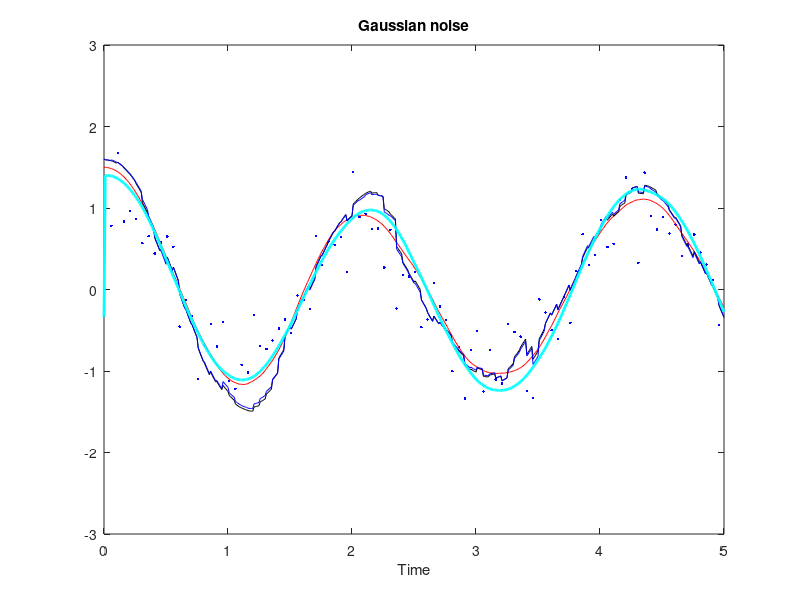

This figure's MATLAB source: (Note: this script raises an error after producing the figure.)
function pendulum_demo_PF
% Simulation and estimation of nonlinear pendulum model
% There are some differences from the textbook model (Examples 5.3,7.1,7.2):
%   1. The process noise covariance is [0,0;0,qc*Dt],
%      because I discretise the SDE using the Euler-Maruyama method.
%   2. Measurements are not made at every time step
%   3. Clutter model is a Gaussian mixture

%% Define simulation parameters

g=9.81;        % gravity acceleration constant
qc=1;          % power spectral density of white noise excitation
r=0.1;         % measurement variance
x0=[1.5;0];    % initial state (radian angle and angular velocity)
DT=0.01;       % time step size
nk=500;        % number of steps
mskip=5;       % number of time steps per measurement
noise={ makedist('Normal','sigma',sqrt(r))
    gmdistribution([0;0],cat(3,r,16/3),[0.5,0.5])};

simTitle={'Gaussian noise','Gaussian-mixture noise'};

%% Simulations with different measurement noise
for isim=1:length(noise)
    disp(['Simulation ',num2str(isim)])
    rng('default'); rng(0)      % random number generator's starting value
    
    %% Track
    T=(1:nk)*DT;   % timestamps
    X=zeros(2,nk); % preallocate
    x=x0;
    for k=1:nk
        x=x+DT*[x(2);-g*sin(x(1))]+[0;sqrt(qc*DT)*randn];
        X(:,k)=x;
    end
    
    %% Measurements
    Y=NaN(1,nk);   % preallocate using not-a-number
    for k=1:mskip:nk
        Y(k)=sin(X(1,k))+random(noise{isim});
    end
    
    %% Filter parameters
    m0 = [1.6;0];       % slightly off from x0
    P0 = 0.1*eye(2);
    Q=qc*[DT^3/3 0;0 DT];   % slightly off, nonsingular for PS
    if isim==2
        % variance of univariate gaussian mixture with zero-mean components
        R=(noise{isim}.PComponents)*(squeeze(noise{isim}.Sigma).^2);
    else
        R=var(noise{isim});
    end
    N=1000;              % number of particles
    nbs=4;              % number of PS backward simulations
    M=zeros(3,nk);      % preallocate the array of estimated angles
    
    %%  UKF
    m=m0; P=P0;
    for k=1:nk
        [m,P]=gf_predict(m,P,@pendulum_f,Q,@GaussApproxUKF);
        if ~isnan(Y(k))
            [m,P]=gf_update(m,P,Y(k),@pendulum_h,R,@GaussApproxUKF);
        end
        M(1,k)=m(1);
    end
    rmse=sqrt(mean((X(1,:)-M(1,:)).^2));
    disp(['RMS error for UKF is ' num2str(rmse)])
    
    %% Particle filter
    xx=mvnrnd(repmat(m0,1,N)',P0)';
    xpf=zeros(length(m0),N,nk+1); xpf(:,:,1)=xx;
    for k=1:nk
        xx=mvnrnd(pendulum_f(xx)',Q)';
        if ~isnan(Y(k))
            w=pdf(noise{isim},(repmat(Y(k),1,N)-pendulum_h(xx))')';
            w=w/sum(w);
            xx=xx(:,resamp(w));
        end
        xpf(:,:,k+1)=xx;
        M(2,k)=mean(xx(1,:));
    end
    rmse=sqrt(mean((X(1,:)-M(2,:)).^2));
    disp(['RMS error for PF  is ',num2str(rmse)])
    
    %% Backward-simulation particle smoother
    xs=xpf(:,randi(N,1,nbs),nk+1);
    for k=nk:-1:1
        for j=1:nbs
            w=mvnpdf(repmat(xs(:,j),1,N)',pendulum_f(xpf(:,:,k))',Q)';
            w=w/sum(w);
            [~,J]=histc(rand,[0;cumsum(w(:))]); % a sample from 1:N
            xs(:,j)=xpf(:,J,k);
        end
        M(3,k)=mean(xs(1,:),2);
    end
    rmse=sqrt(mean(([x0(1) X(1,:)]-[M(3,:) M(2,end)]).^2));
    disp(['RMS error for PS  is ',num2str(rmse)])
   
    
    %% Plot the results
    figure(isim),clf
    plot(T,Y,'b.', ...
        [0,T],[x0(1),X(1,:)],'r-',...
        [0,T],[m0(1),M(1,:)],'k-',...
        [0,T],[m0(1),M(2,:)],'b-',...
        [0,T],[ M(2,end) M(3,:) ],'c-',...
        'linewidth',2,'markersize',16);
    
    title(simTitle{isim})
    
    axis([0 5 -3 3])
    xlabel('Time')
    ylabel({'angle';'(rad)'},'rot',0)
    legend('data','true','UKF','PF','PS','location','SW')
    
    
end
end




%%%%%%%%%%%%%%%%%%%%%%%%%%%%%%%%%%%%%%%%%%%%%%%%%%%%%%%%%%%%%%%%%%%%%%%

function fval=pendulum_f(x)
DT=0.01; g=9.81;
fval=x+DT*[ x(2,:)
    -g*sin(x(1,:))];
end

function hval=pendulum_h(x)
hval=sin(x(1,:));
end

function [m,P]=gf_update(m,P,y,h,R,GaussApprox)
if ~isnan(y)
    [mu,S,C]=GaussApprox(m,P,h,R);
    K=C/S;
    P=P-K*S*K';
    m=m+K*(y-mu);
end
end

function [m,P]=gf_predict(m,P,f,Q,GaussApprox)
[m,P]=GaussApprox(m,P,f,Q);
end

function [mu,S,C,X]=GaussApproxUKF(m,P,g,E)
% compute the weights
nx=length(m); alpha=1; beta=0; kappa=max(3-nx,1);
lambda=alpha^2*(nx+kappa)-nx;
WM=repmat(0.5/(nx+lambda),2*nx+1,1);
WM(1)=lambda/(nx+lambda);
WC=WM; WC(1)=lambda/(nx+lambda)+1-alpha^2+beta;
% compute the sigma points and their images
A=chol(P,'lower');
X=[m repmat(m,1,2*nx)+sqrt(lambda+nx)*[A -A]];
Y=g(X);
% compute the Gaussian approximation
ny=size(Y,1);
mu=zeros(ny,1); S=E; C=zeros(nx,ny);
for i=1:length(WM)
    mu=mu+WM(i)*Y(:,i);
end
for i=1:length(WC)
    S=S+WC(i)*(Y(:,i)- mu)*(Y(:,i) - mu)';
    C=C+WC(i)*(X(:,i)-m)*(Y(:,i) - mu)';
end
end

function J=resamp(W)
[~,J]=histc(rand(length(W),1),[0;cumsum(W(:))]);
end